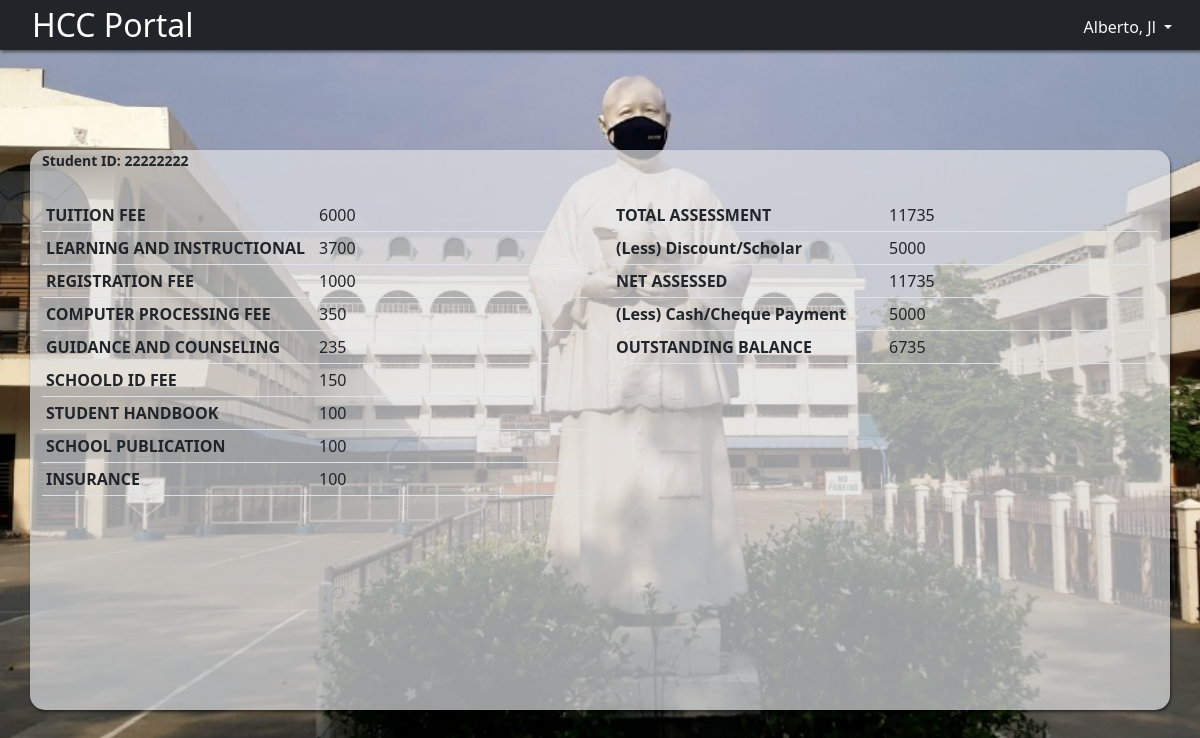
The page /student/billing.php (signed in) on the database its author committed.
### tables this page shows
CREATE TABLE `billing` (
  `studentid` int(20) NOT NULL,
  `tuitionfee` int(20) NOT NULL,
  `learnandins` int(20) NOT NULL,
  `regfee` int(20) NOT NULL,
  `compprossfee` int(20) NOT NULL,
  `guidandcouns` int(20) NOT NULL,
  `schoolidfee` int(20) NOT NULL,
  `studenthand` int(20) NOT NULL,
  `schoolfab` int(20) NOT NULL,
  `insurance` int(20) NOT NULL,
  `totalass` int(20) NOT NULL,
  `discount` int(20) NOT NULL,
  `netass` int(20) NOT NULL,
  `cashcheckpay` int(20) NOT NULL,
  `balance` int(20) NOT NULL
);

### student/billing.php (the view, shortened to what this page needs)
<?php
include '../config.php';
$id = $_SESSION['theid'];
$sql = "SELECT * FROM billing WHERE studentid='$id'";
$result = mysqli_query($conn, $sql);
if ($result->num_rows > 0) {
  $row = mysqli_fetch_assoc($result);
} else {
  echo "<script>alert('Data not found!')</script>";
}
?>
    <!DOCTYPE html>
    <html lang="en">
    <body>
      <?php
      include("header.php");
      ?>
      <div class="container" method="POST" action="" enctype="multipart/form-data">
        <div class="row">
          <label class="small mb-1 fw-bold">Student ID: <?php echo $row['studentid']; ?></label>
                <div class="col-md-6">
                  <br />
                  <table class="table table-sm">
                    <tbody>
                      <tr><th scope="row">TUITION FEE</th>                 <td><?php echo $row['tuitionfee']; ?></td></tr>
                      <tr><th scope="row">LEARNING AND INSTRUCTIONAL</th>  <td><?php echo $row['learnandins']; ?></td></tr>
                      <tr><th scope="row">REGISTRATION FEE</th>            <td><?php echo $row['regfee']; ?></td></tr>
                      <tr><th scope="row">COMPUTER PROCESSING FEE</th>     <td><?php echo $row['compprossfee']; ?></td></tr>
                      <tr><th scope="row">GUIDANCE AND COUNSELING</th>     <td><?php echo $row['guidandcouns']; ?></td></tr>
                      <tr><th scope="row">SCHOOLD ID FEE</th>              <td><?php echo $row['schoolidfee']; ?></td></tr>
                      <tr><th scope="row">STUDENT HANDBOOK</th>            <td><?php echo $row['studenthand']; ?></td></tr>
                      <tr><th scope="row">SCHOOL PUBLICATION</th>          <td><?php echo $row['schoolfab']; ?></td></tr>
                      <tr><th scope="row">INSURANCE</th>                   <td><?php echo $row['insurance']; ?></td></tr>
                    </tbody>
                  </table>
                </div>
                <div class="col-md-6">
                  <br />
                  <table class="table table-sm">
                    <tbody>
                      <tr><th scope="row">TOTAL ASSESSMENT</th>                    <td><?php echo $row['totalass']; ?></td></tr>
                      <tr><th scope="row">(Less) Discount/Scholar</th>                    <td><?php echo $row['discount']; ?></td></tr>
                      <tr><th scope="row">NET ASSESSED</th>                      <td><?php echo $row['netass']; ?></td></tr>
                      <tr><th scope="row">(Less) Cash/Cheque Payment</th>                <td><?php echo $row['cashcheckpay']; ?></td></tr>
                      <tr><th scope="row">OUTSTANDING BALANCE</th>                     <td><?php echo $row['balance']; ?></td></tr>
                  </tbody>
                </table>
              </div>
          </div>
        </div>
    </body>
    </html>

### assets/css/style.css (style rules this page uses)
html, body { height: 100%; overflow: hidden; }
body { background: url(../images/mainbg.jpg) center/cover no-repeat; height: 100vh; margin: 0; justify-content: center; font-family: Verdana, sans-serif; overflow: hidden; }
table { overflow-y: hidden; height: 5px; width:250px; table-layout:fixed; Overflow-y:scroll; }
table tr { height:1em; }
td { overflow:hidden; white-space:nowrap; }
.container { margin-top: 100px; height: 70%; background: rgba(224, 225, 228, 0.7); -moz-box-shadow: 1px 2px 3px rgba(0,0,0,.5); -webkit-box-shadow: 1px 2px 3px rgba(0,0,0,.5); box-shadow: 1px 2px 3px rgba(0,0,0,.5); border-radius: 15px; margin-bottom:50px; }

### rows shown on the page
billing: studentid "22222222", tuitionfee "6000", learnandins "3700", regfee "1000", compprossfee "350", guidandcouns "235", schoolidfee "150", studenthand "100", schoolfab "100", insurance "100", totalass "11735", discount "5000", netass "11735", cashcheckpay "5000", balance "6735"

### other values the page prints
$_SESSION['username'] "Alberto, Jl"
